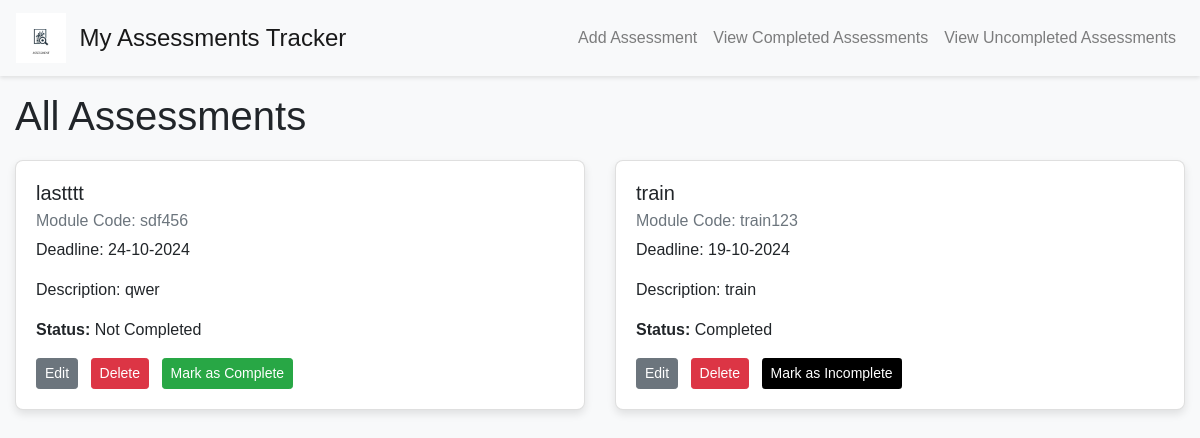
Before: / with the older database file.
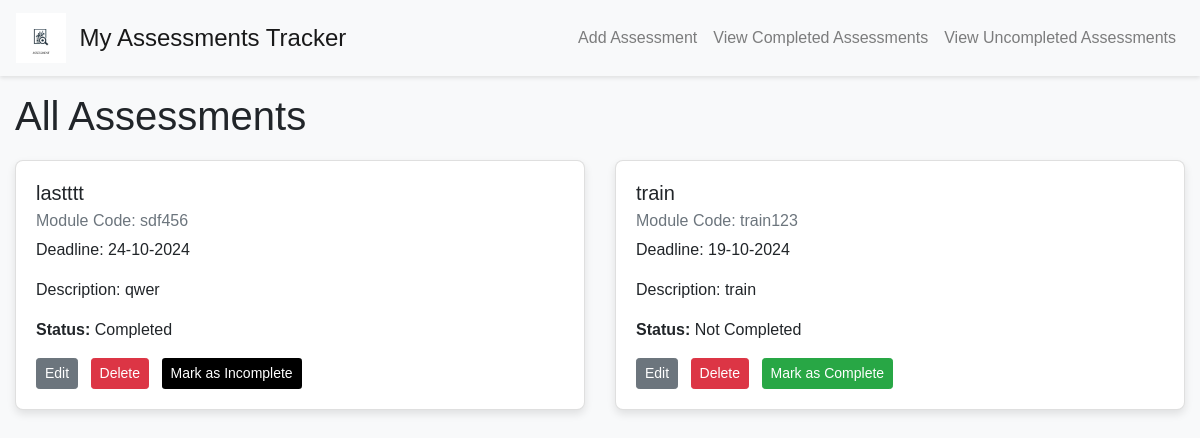
After: the same page with the newer database file.
### app/models.py (models this page shows)
class Assessment(db.Model):
    id = db.Column(db.Integer, primary_key=True)
    title = db.Column(db.String(100), nullable=False)
    module_code = db.Column(db.String(20), nullable=False)
    deadline_date = db.Column(db.DateTime, nullable=False)
    description = db.Column(db.Text, nullable=False)
    is_complete = db.Column(db.Boolean, default=False)

### app/views.py (the view)
@app.route('/')
def index():
    assessments = Assessment.query.all()
    return render_template('index.html', title='All Assessments', assessments=assessments)

### app/templates/index.html (shortened to what this page needs)
<!DOCTYPE html>
<html lang="en">
{% extends "base.html" %}
{% block content %}
  <h1>All Assessments</h1>
  <div class="assessment-list">
    {% if assessments %}
      <div class="row">
        {% for assessment in assessments %}
          <div class="col-md-6 mb-4">
            <div class="card">
              <div class="card-body">
                <h5 class="card-title">{{ assessment.title }}</h5>
                <h6 class="card-subtitle mb-2 text-muted">Module Code: {{ assessment.module_code }}</h6>
                <p class="card-text">Deadline: {{ assessment.deadline_date.strftime('%d-%m-%Y') }}</p>
                <p class="card-text">Description: {{ assessment.description }}</p>
                <p class="card-text"><strong>Status:</strong> {{ 'Completed' if assessment.is_complete else 'Not Completed' }}</p>
                <a href="{{ url_for('edit_assessment', assessment_id=assessment.id) }}" class="btn btn-secondary btn-sm mr-2">Edit</a>
                <form action="{{ url_for('delete_assessment', assessment_id=assessment.id) }}" method="post" style="display:inline;">
                  <button type="submit" class="btn btn-danger btn-sm mr-2">Delete</button>
                </form>
                {% if not assessment.is_complete %}
                  <form action="{{ url_for('mark_complete', assessment_id=assessment.id) }}" method="post" style="display:inline;">
                    <button type="submit" class="btn btn-success btn-sm">Mark as Complete</button>
                  </form>
                {% else %}
                <form action="{{ url_for('mark_incomplete', assessment_id=assessment.id) }}" method="post" style="display:inline;">
                  <button type="submit" class="btn btn-sm" style="background-color: #000000 !important; color: #ffffff;">Mark as Incomplete</button>
              </form>
                {% endif %}
              </div>
            </div>
          </div>
        {% endfor %}
      </div>
    {% else %}
      <div class="alert alert-info">
        <p>No assessments available at the moment. Sit back and relax!</p>
      </div>
    {% endif %}
  </div>
{% endblock %}

### app/templates/base.html (shortened to what this page needs)
<!DOCTYPE html>
<html lang="en">
  <head>
    <link rel="stylesheet" href="https://stackpath.bootstrapcdn.com/bootstrap/4.2.1/css/bootstrap.min.css">
    <link rel="stylesheet" href="{{ url_for('static', filename='style.css') }}?v=1.0">
  </head>
  <body>
    <nav class="navbar navbar-expand-sm navbar-light bg-light">
      <a class="navbar-brand" href="/">
        <img src="{{ url_for('static', filename='logo.png') }}" alt="Logo" style="width: 50px; height: 50px;">
        <span class="ml-2 h4 align-middle">My Assessments Tracker</span>
      </a>
      <div class="collapse navbar-collapse" id="navbarSupportedContent">
        <ul class="navbar-nav ml-auto">
          <li class="nav-item"><a class="nav-link" href="/add">Add Assessment</a></li>
          <li class="nav-item"><a class="nav-link" href="/view_completed">View Completed Assessments</a></li>
          <li class="nav-item"><a class="nav-link" href="/view_uncompleted">View Uncompleted Assessments</a></li>
        </ul>
      </div>
    </nav>
    <div class="container">
      {% block content %}{% endblock %}
    </div>
  </body>
</html>

### app/static/style.css (style rules this page uses)
body { font-family: Arial, sans-serif; background-color: #f8f9fa; }
.card { box-shadow: 0 4px 8px rgba(0, 0, 0, 0.1); transition: box-shadow 0.3s ease; border-radius: 8px; }
.card-body { padding: 20px; }
.btn { transition: background-color 0.3s, transform 0.3s; }
.btn-danger { background-color: #dc3545; border-color: #dc3545; }
.btn-success { background-color: #28a745; border-color: #28a745; }
.navbar { box-shadow: 0 2px 4px rgba(0, 0, 0, 0.1); }
a { color: #007bff; text-decoration: none; }
.container { max-width: 1200px; margin: 0 auto; }
.assessment-list { margin-top: 20px; }

Changed rows visible on the page:
changed Assessment "lastttt": is_complete "Not Completed" → "Completed"; is_complete "Mark as Complete" → "Mark as Incomplete"
changed Assessment "train": is_complete "Completed" → "Not Completed"; is_complete "Mark as Incomplete" → "Mark as Complete"
